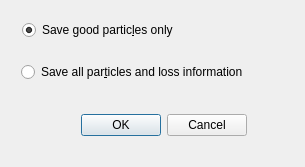
<?xml version="1.0" encoding="UTF-8"?>
<ui version="4.0">
 <class>TrackerSaveDistributionDialog</class>
 <widget class="QDialog" name="TrackerSaveDistributionDialog">
  <property name="geometry">
   <rect>
    <x>0</x>
    <y>0</y>
    <width>305</width>
    <height>167</height>
   </rect>
  </property>
  <property name="windowTitle">
   <string>Dialog</string>
  </property>
  <widget class="QDialogButtonBox" name="buttonBox">
   <property name="geometry">
    <rect>
     <x>58</x>
     <y>109</y>
     <width>189</width>
     <height>32</height>
    </rect>
   </property>
   <property name="orientation">
    <enum>Qt::Horizontal</enum>
   </property>
   <property name="standardButtons">
    <set>QDialogButtonBox::Cancel|QDialogButtonBox::Ok</set>
   </property>
  </widget>
  <widget class="QRadioButton" name="radioButtonSaveGood">
   <property name="geometry">
    <rect>
     <x>22</x>
     <y>20</y>
     <width>211</width>
     <height>20</height>
    </rect>
   </property>
   <property name="text">
    <string>Save good partic&amp;les only</string>
   </property>
   <property name="checked">
    <bool>true</bool>
   </property>
  </widget>
  <widget class="QRadioButton" name="radioButtonSaveAll">
   <property name="geometry">
    <rect>
     <x>21</x>
     <y>62</y>
     <width>260</width>
     <height>20</height>
    </rect>
   </property>
   <property name="text">
    <string>Save all par&amp;ticles and loss information</string>
   </property>
  </widget>
 </widget>
 <resources/>
 <connections>
  <connection>
   <sender>buttonBox</sender>
   <signal>accepted()</signal>
   <receiver>TrackerSaveDistributionDialog</receiver>
   <slot>accept()</slot>
   <hints>
    <hint type="sourcelabel">
     <x>248</x>
     <y>254</y>
    </hint>
    <hint type="destinationlabel">
     <x>157</x>
     <y>274</y>
    </hint>
   </hints>
  </connection>
  <connection>
   <sender>buttonBox</sender>
   <signal>rejected()</signal>
   <receiver>TrackerSaveDistributionDialog</receiver>
   <slot>reject()</slot>
   <hints>
    <hint type="sourcelabel">
     <x>316</x>
     <y>260</y>
    </hint>
    <hint type="destinationlabel">
     <x>286</x>
     <y>274</y>
    </hint>
   </hints>
  </connection>
 </connections>
</ui>
